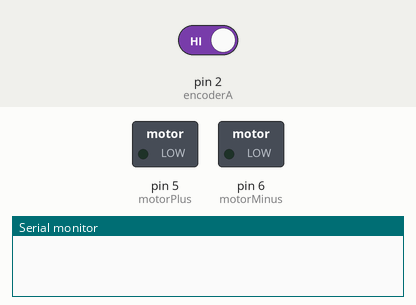
Bench run of a sketch on a simulated Arduino Uno, built with avr-gcc and run on an emulated ATmega328P. On the bench: switched loads named in the sketch (green lamp = pin HIGH), the last lines printed to the serial monitor. Inputs (shaded band) come from the test bench; at power-on: pin 2 (encoderA) HIGH.

Above: at 0.05 s.
At 3.0 s:
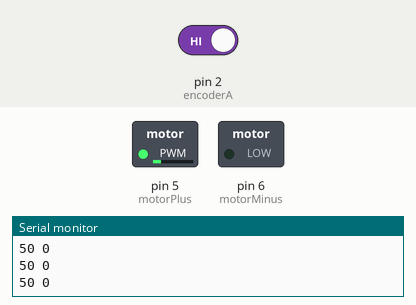
At 6.0 s:
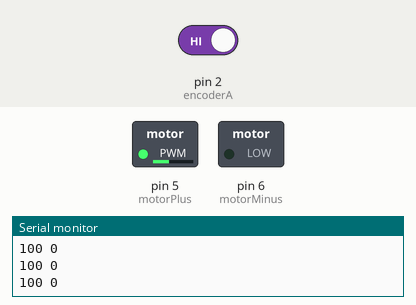
At 11.95 s:
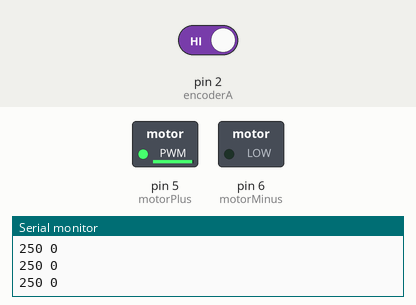
Timing chart, 0 to 15.6 s (numbered marks = the images above):
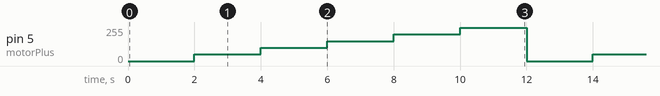

The sketch:

SpeedTest_ino.ino
```cpp
/*
 * Speed Test simple
 * class를 사용하지 않는 형태임
 * 다음 작업에서는 클래스를 사용한 형태로 변환
 * suakii@gmail.com
 * 아래 코드 중 switch 부분은
 * [canDynamix] 모터 속도 테스트  (광주로봇동호회_[깡통로봇연구소]) |작성자 Baram
*  코드를 참고하여 작성하였음을 밝힙니다.
 */
#include <MsTimer2.h>

int pulses, currentPulses;
int motorSpeed;

int encoderA = 2;//아두이노2번핀 -- 모터의 3번핀 Encoder A Phase
int encoderB = 4;//아두이노4번핀 --- 모터의 4번핀 Encoder B Phase
int motorPlus = 5;//아두이노5번핀 -- 모터 드라이버의 A-1A
int motorMinus = 6;//아두이노 6번핀 --모터 드라이버의 A-1B

int state = 0;
unsigned long pre_time = millis();
unsigned long pre_time_delay = millis();
int  pwm = 0;


void setup() {
  pinMode(encoderA, INPUT_PULLUP);//인코더 값을 읽기 위하여 내부 풀업 저항 사용
  pinMode(encoderB, INPUT_PULLUP);


  attachInterrupt(0, A_CHANGE, CHANGE);//

  analogWrite(motorPlus, 0);//초기 모터 정지
  analogWrite(motorMinus, 0);

  Serial.begin(115200);//시리얼로 값을 보내기 위한 작업

}
bool pulsesChanged = false;

void loop() {

  /*
  2초마다 pwm value를 높이면서 모터의 목표 속도를 증가시키고 있음.
  여기에서 목표 속도란 얼밀히 말하면 m/s, rad/s 등이 아닌 0~255 사이의 pwm value임.
  */
   switch(state)
  {
    case 0:
      if (millis()-pre_time_delay >= 2000)
      {
        pre_time_delay = millis();
        state = 1;
        pwm = 50;
        analogWrite(motorPlus, pwm);
      }
      break;

    case 1:
      if (millis()-pre_time_delay >= 2000)
      {
        pre_time_delay = millis();
        state = 2;
        pwm = 100;
        analogWrite(motorPlus, pwm);
      }
      break;

    case 2:
      if (millis()-pre_time_delay >= 2000)
      {
        pre_time_delay = millis();
        state = 3;
        pwm = 150;
        analogWrite(motorPlus, pwm);
      }
      break;
    case 3:
      if (millis()-pre_time_delay >= 2000)
      {
        pre_time_delay = millis();
        state = 4;
        pwm = 200;
        analogWrite(motorPlus, pwm);
      }
      break;
    case 4:
     if (millis()-pre_time_delay >= 2000)
      {
        pre_time_delay = millis();
        state = 5;
        pwm = 250;
        analogWrite(motorPlus, pwm);
      }
      break;
       case 5:
      if (millis()-pre_time_delay >= 2000)
      {
        pre_time_delay = millis();
        state = 0;
        pwm = 0;
        analogWrite(motorPlus, pwm);
      }
      break;
  }
	//100ms 당  측정된 회전수 값을 시리얼로 전송
	//즉 셋팅한 pwm value와 실제 회전수의 관계를 보기 위한 것임.
  if (millis()-pre_time >= 100)
  {
    pre_time = millis();
	motorSpeed = pulses - currentPulses;//속도의 정의를 100ms당 회전수로 정의
	currentPulses = pulses;
    Serial.print(pwm);
    Serial.print(" ");
    Serial.println(motorSpeed);

  }

}

void A_CHANGE() {
  if ( digitalRead(encoderB) == 0 ) {
    if ( digitalRead(encoderA) == 0 ) {
      // A fall, B is low
      pulses--; // Moving forward
    } else {
      // A rise, B is high
      pulses++; // Moving reverse
    }
  } else {
    if ( digitalRead(encoderA) == 0 ) {
      pulses++; // Moving reverse
    } else {
      // A rise, B is low
      pulses--; // Moving forward
    }
  }
  pulsesChanged = true;

}
```

Measured:
- by itself, pin 5 (motorPlus): repeats every 12.0 s: 100/255 2.0 s, 150/255 2.0 s, 200/255 2.0 s, 250/255 2.0 s, 0/255 2.0 s, 50/255 2.0 s
